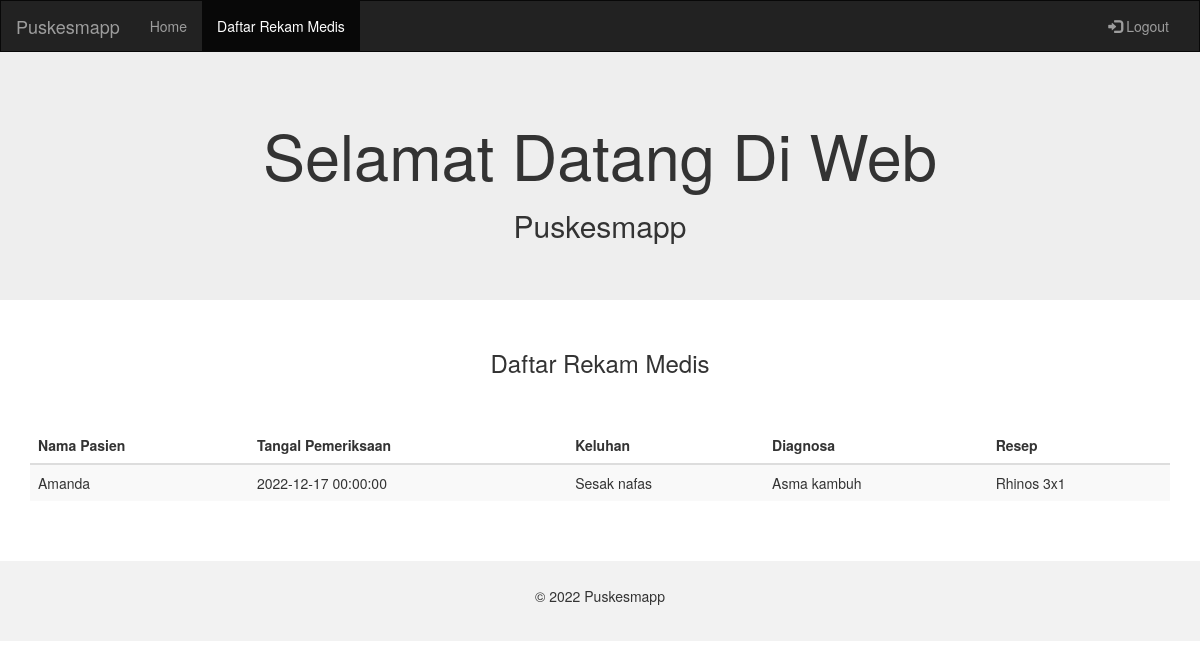
The page /sourcecode/rekam_medis/Dokter/history.php?id=10 on the database its author committed.
### tables this page shows
CREATE TABLE `rekam_medis_header` (
  `id` int(11) NOT NULL,
  `id_pemeriksaan` int(11) NOT NULL,
  `nama_dokter` varchar(255) NOT NULL,
  `nama_pasien` varchar(255) NOT NULL,
  `tanggal_pemeriksaan` datetime NOT NULL,
  `keluhan` varchar(45) NOT NULL,
  `diagnosa` text NOT NULL,
  `resep` varchar(255) NOT NULL,
  `status` varchar(45) NOT NULL
);

### sourcecode/rekam_medis/Dokter/history.php (the view, shortened to what this page needs)
<!DOCTYPE html>
<html lang="en">
<head>
  <link rel="stylesheet" href="https://maxcdn.bootstrapcdn.com/bootstrap/3.4.1/css/bootstrap.min.css">
</head>
<body>
<nav class="navbar navbar-inverse">
  <div class="container-fluid">
    <div class="navbar-header">
      <a class="navbar-brand" href="#">Puskesmapp</a>
    </div>
    <div class="collapse navbar-collapse" id="myNavbar">
      <ul class="nav navbar-nav">
        <li><a href="index.php?id=<?php echo $id=$_GET['id'];?>">Home</a></li>
        <li class="active"><a href="history.php?id=<?php echo $id=$_GET['id'];?>">Daftar Rekam Medis</a></li>
      </ul>
      <ul class="nav navbar-nav navbar-right">
        <li><a href='../logout.php'><span class="glyphicon glyphicon-log-in"></span> Logout</a></li>
      </ul>
    </div>
  </div>
</nav>
<div class="jumbotron">
  <div class="container text-center">
    <h1>Selamat Datang Di Web</h1>
    <h2>Puskesmapp</h2>
  </div>
</div>
<?php
include '../koneksi.php';
    $id=$_GET['id'];
    $det=mysqli_query($conn, "select nama from dokter where id = '$id'");
  while($d=mysqli_fetch_array($det)){
    $nama_dokter = $d['nama'];
    $daftar=mysqli_query($conn, "select * from rekam_medis_header where nama_dokter = '$nama_dokter' ");
  }
    ?>
<div class="container">
<h3 class="text-center" >Daftar Rekam Medis</h3><br><br>
<table class="table table-striped table-hover">
  <thead>
    <tr>
      <th scope="col">Nama Pasien</th>
      <th scope="col">Tangal Pemeriksaan</th>
      <th scope="col">Keluhan</th>
      <th scope="col">Diagnosa</th>
      <th scope="col">Resep</th>
    </tr>
  </thead>
  <tbody>
    <?php
            foreach ($daftar as $row) {
                echo "<tr>";
                echo "<td>".$row['nama_pasien']."</td>";
                echo "<td>".$row['tanggal_pemeriksaan']."</td>";
                echo "<td>".$row['keluhan']."</td>";
                echo "<td>".$row['diagnosa']."</td>";
                echo "<td>".$row['resep']."</td>";
                echo "</tr>";
            };
            ?>
  </tbody>
</table>
</div>
<br><br>
<footer class="container-fluid text-center">
  <p>© 2022 Puskesmapp</p>
</footer>
</body>
</html>

### sourcecode/rekam_medis/Dokter/history.php (style rules this page uses)
.navbar { margin-bottom: 0; border-radius: 0; }
footer { background-color: #f2f2f2; padding: 25px; }

### rows shown on the page
rekam_medis_header: nama_pasien "Amanda", tanggal_pemeriksaan "2022-12-17 00:00:00", keluhan "Sesak nafas", diagnosa "Asma kambuh", resep "Rhinos 3x1"
